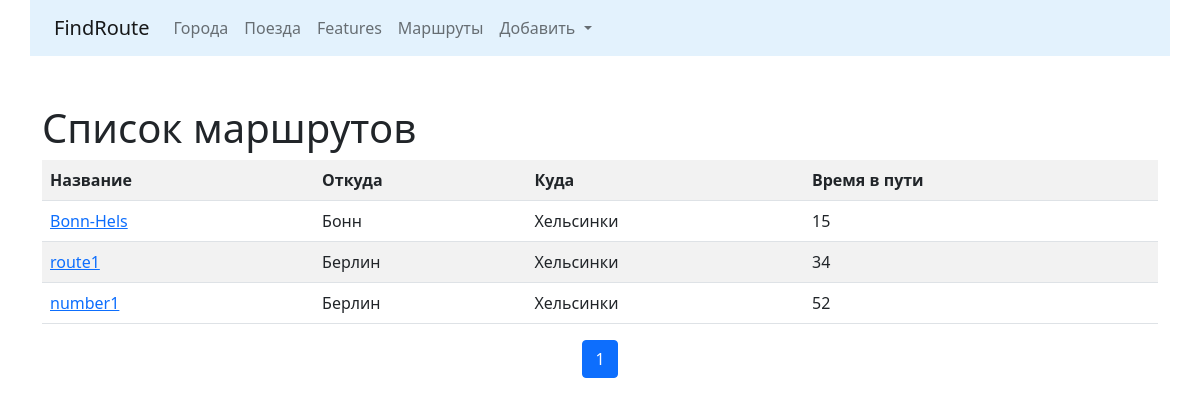
Page /list/ on the committed database.
### routes/models.py (models this page shows, shortened)
class Route(models.Model):
    name = models.CharField(max_length=50, unique=True,
                            verbose_name='Название маршрута')
    travel_times = models.PositiveSmallIntegerField(
        verbose_name='Общее время в пути')
    from_city = models.ForeignKey(City, on_delete=models.CASCADE, related_name='route_from_city_set', verbose_name='Из какого города')
    to_city = models.ForeignKey('cities.City', on_delete=models.CASCADE, related_name='route_to_city_set', verbose_name='В какой город')
    trains = models.ManyToManyField('trains.Train', verbose_name='Список поездов')
    class Meta:
        verbose_name = 'Маршрут'
        verbose_name_plural = 'Маршруты'
        ordering = ['travel_times']

### cities/models.py (models this page shows, shortened)
class City(models.Model):
    name = models.CharField(max_length=100, unique=True, verbose_name='Город')
    def __str__(self):
        return self.name
    class Meta:
        verbose_name = 'Город'
        verbose_name_plural = 'Города'
        ordering = ['name']

### routes/views.py (the view)
# urls.py: path('list/', RouteListView.as_view(), name='list'),
class RouteListView(ListView):
    model = Route
    paginate_by = 5
    template_name = 'routes/list.html'

### routes/templates/routes/list.html (shortened to what this page needs)
{% extends 'base.html' %}
{% block content %}
<h1>Список маршрутов</h1>
<div class="row">
    <div class="col-md">
        <table class="table table-striped">
            <tr>
                <th>Название</th>
                <th>Откуда</th>
                <th>Куда</th>
                <th>Время в пути</th>
            </tr>
        {% for object in page_obj %}
            <tr>
                <td>
                    <a href="{% url 'detail' object.pk %}">{{ object.name }}</a>
                </td>
                <td>{{ object.from_city }}</td>
                <td>{{ object.to_city }}</td>
                <td>{{ object.travel_times }}</td>
            </tr>
        {% endfor %}
        </table>
    </div>
</div>
<nav aria-label="Page navigation example">
  <ul class="pagination justify-content-center">
    <li class="page-item active"><a class="page-link">{{ page_obj.number }}</a></li>
  </ul>
</nav>
{% endblock %}

### rows in the picture
Route: name "Bonn-Hels", from_city "Бонн", to_city "Хельсинки", travel_times "15"
Route: name "route1", from_city "Берлин", to_city "Хельсинки", travel_times "34"
Route: name "number1", from_city "Берлин", to_city "Хельсинки", travel_times "52"

### other values in the picture
{{ page_obj.number }} "1"
